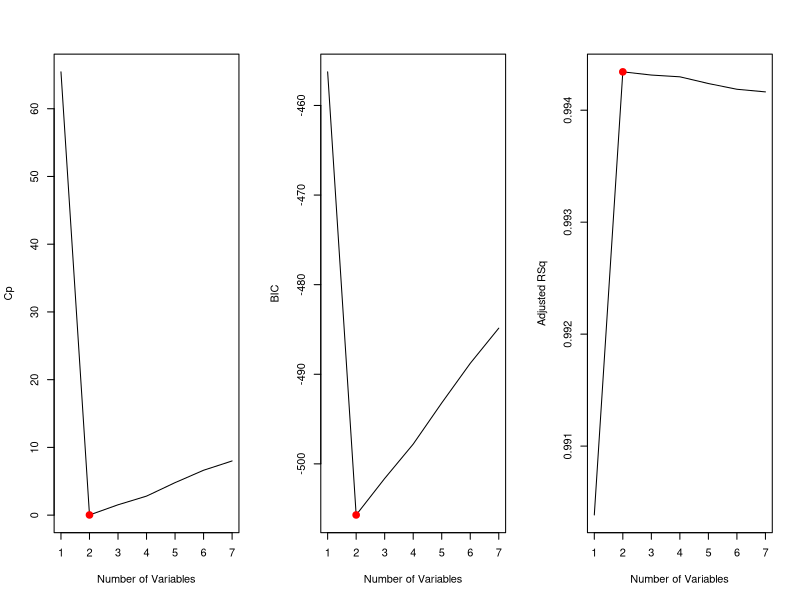
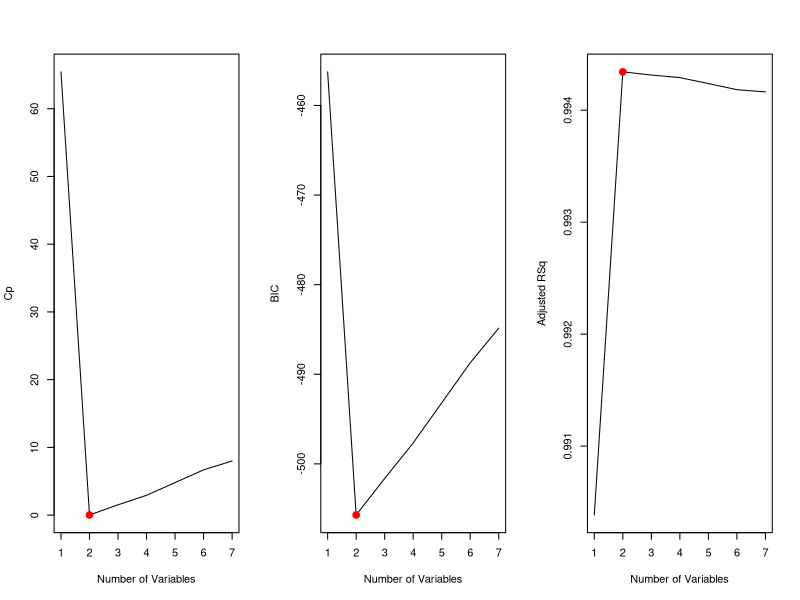
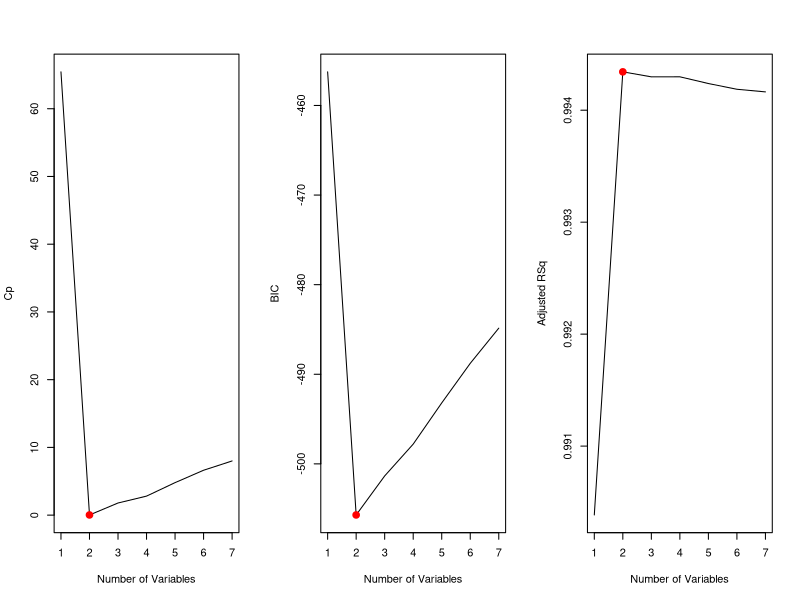
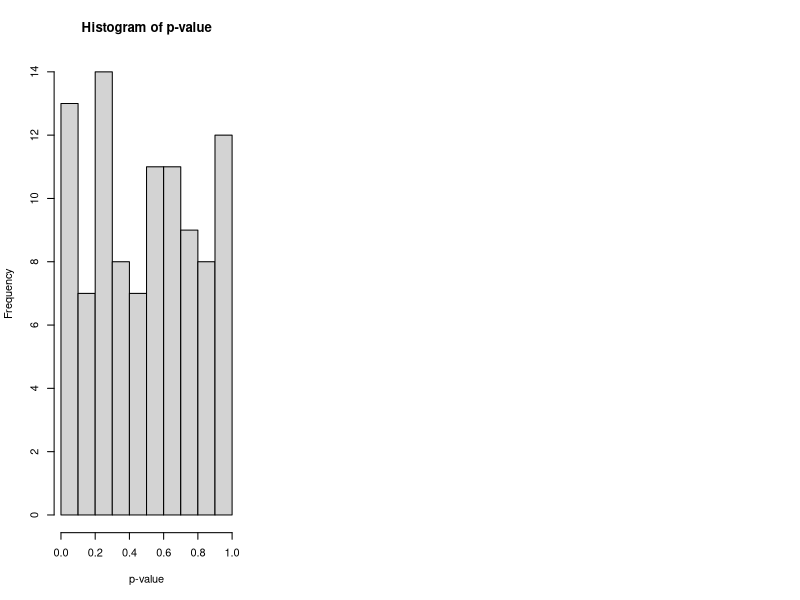

Reproduce these figures in R, in order.
## ---- chunk 1
knitr::opts_chunk$set(echo = TRUE)
## ---- chunk 2
set.seed(123)
X = rnorm(100, 5, 3)
error = rnorm(100, 0, 2)
## ---- chunk 3
Y = 3 - 2 * X + X ^ 2 + error
## ---- chunk 4
library(leaps)
data = data.frame(X, X ^ 2, X ^ 3, X ^ 4, X ^ 5, X ^ 6, X ^ 7, Y)
best = regsubsets(Y ~ ., data)
best.summary = summary(best)
par(mfrow = c(1, 3))
plot(best.summary$cp, xlab = "Number of Variables", ylab = "Cp", type = 'l')
which.min(best.summary$cp)
points(2, best.summary$cp[2], col = "red", cex = 2, pch = 20)
plot(best.summary$bic, xlab = "Number of Variables", ylab = "BIC", type = 'l')
which.min(best.summary$bic)
points(2, best.summary$bic[2], col = "red", cex = 2, pch = 20)
plot(best.summary$adjr2, xlab = "Number of Variables", ylab = "Adjusted RSq", type = 'l')
which.max(best.summary$adjr2)
points(2, best.summary$adjr2[2], col = "red", cex = 2, pch = 20)
coef(best, 2)
## ---- chunk 5
forward = regsubsets(Y ~ ., data, method = "forward")
forward.summary = summary(forward)
par(mfrow = c(1, 3))
plot(forward.summary$cp, xlab = "Number of Variables", ylab = "Cp", type = 'l')
which.min(forward.summary$cp)
points(2, forward.summary$cp[2], col = "red", cex = 2, pch = 20)
plot(forward.summary$bic, xlab = "Number of Variables", ylab = "BIC", type = 'l')
which.min(forward.summary$bic)
points(2, forward.summary$bic[2], col = "red", cex = 2, pch = 20)
plot(forward.summary$adjr2, xlab = "Number of Variables", ylab = "Adjusted RSq", type = 'l')
which.max(forward.summary$adjr2)
points(2, forward.summary$adjr2[2], col = "red", cex = 2, pch = 20)
coef(forward, 2)
## ---- chunk 6
back = regsubsets(Y ~ ., data, method = "backward")
back.summary = summary(back)
par(mfrow = c(1, 3))
plot(back.summary$cp, xlab = "Number of Variables", ylab = "Cp", type = 'l')
which.min(back.summary$cp)
points(2, back.summary$cp[2], col = "red", cex = 2, pch = 20)
plot(back.summary$bic, xlab = "Number of Variables", ylab = "BIC", type = 'l')
which.min(back.summary$bic)
points(2, back.summary$bic[2], col = "red", cex = 2, pch = 20)
plot(back.summary$adjr2, xlab = "Number of Variables", ylab = "Adjusted RSq", type = 'l')
which.max(back.summary$adjr2)
points(2, back.summary$adjr2[2], col = "red", cex = 2, pch = 20)
coef(back, 2)
## ---- chunk 7
set.seed(123)
X = matrix(0, 1000, 100)
for (i in 1:100) {
  X[, i] = rnorm(1000, i, 3)
}
error = rnorm(1000, 0, 3)
## ---- chunk 8
Y = 5 + error
## ---- chunk 9
hist((summary(lm(Y ~ X)))$coef[, 4][2:101], xlab ="p-value", main = "Histogram of p-value")
## ---- chunk 10
data = data.frame(X, Y)
forward = regsubsets(Y ~ .,data, method = "forward")
coef(forward, 2)
(summary(lm(Y ~ X[, 43] + X[, 46])))$coef[, 4]
## ---- chunk 11
set.seed(1234)
for (i in 1:100) {
  X[, i] = rnorm(1000, 100 + i, 3)
}
(summary(lm(Y ~ X[, 43] + X[, 46])))$coef[, 4]
